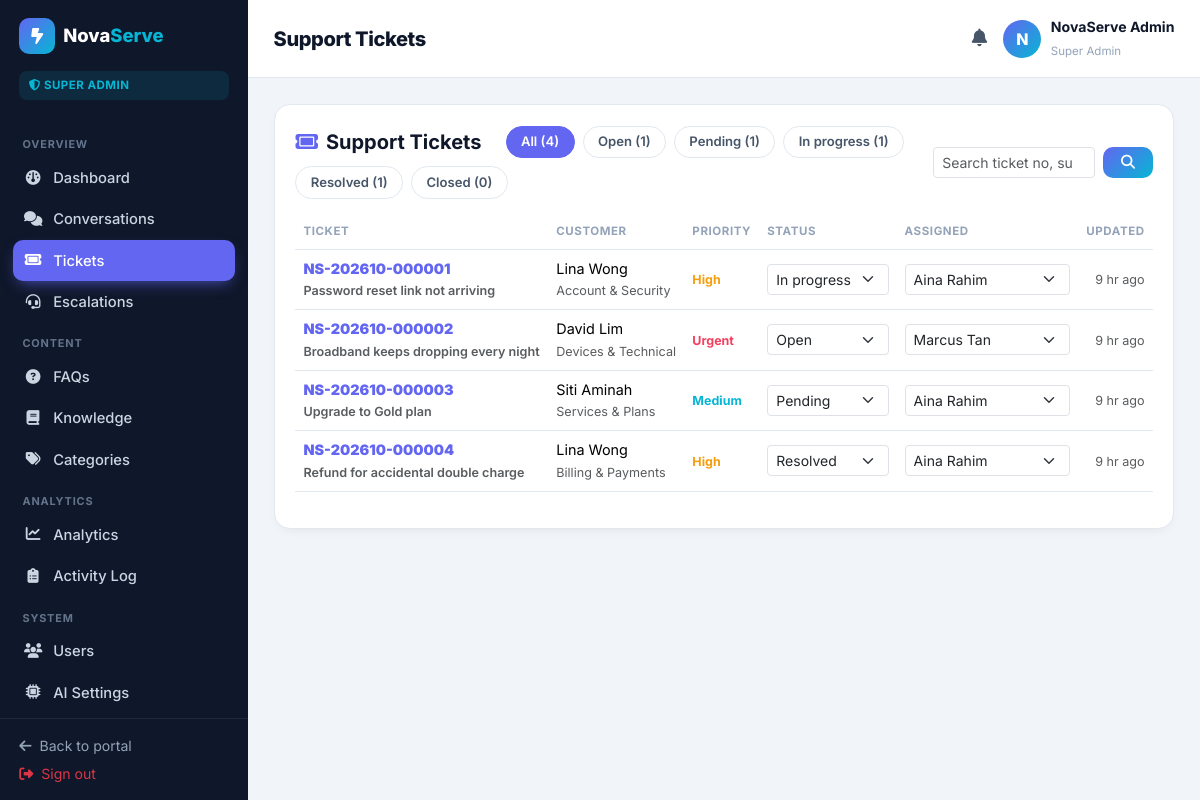
Screenshot of /admin/tickets.php (signed in) with the database file from the repository.
### tables this page shows
CREATE TABLE users (
  id            INT UNSIGNED AUTO_INCREMENT PRIMARY KEY,
  role          ENUM('super_admin','staff','content_mgr','customer') NOT NULL DEFAULT 'customer',
  name          VARCHAR(120) NOT NULL,
  email         VARCHAR(160) NOT NULL UNIQUE,
  phone         VARCHAR(40)  NULL,
  password      VARCHAR(255) NOT NULL,
  status        ENUM('active','disabled','pending') NOT NULL DEFAULT 'active',
  last_login_at DATETIME NULL,
  created_at    DATETIME NOT NULL DEFAULT CURRENT_TIMESTAMP,
  updated_at    DATETIME NOT NULL DEFAULT CURRENT_TIMESTAMP ON UPDATE CURRENT_TIMESTAMP,
  INDEX idx_users_role (role),
  INDEX idx_users_status (status)
);

CREATE TABLE support_tickets (
  id             INT UNSIGNED AUTO_INCREMENT PRIMARY KEY,
  ticket_no      VARCHAR(40) NOT NULL UNIQUE,
  customer_id    INT UNSIGNED NOT NULL,
  subject        VARCHAR(200) NOT NULL,
  category_id    INT UNSIGNED NULL,
  description    TEXT NOT NULL,
  priority       ENUM('low','medium','high','urgent') NOT NULL DEFAULT 'medium',
  status         ENUM('open','pending','in_progress','resolved','closed') NOT NULL DEFAULT 'open',
  assigned_to    INT UNSIGNED NULL,
  created_at     DATETIME NOT NULL DEFAULT CURRENT_TIMESTAMP,
  updated_at     DATETIME NOT NULL DEFAULT CURRENT_TIMESTAMP ON UPDATE CURRENT_TIMESTAMP,
  CONSTRAINT fk_tick_customer FOREIGN KEY (customer_id) REFERENCES users(id) ON DELETE CASCADE,
  CONSTRAINT fk_tick_assigned FOREIGN KEY (assigned_to) REFERENCES users(id) ON DELETE SET NULL,
  CONSTRAINT fk_tick_cat FOREIGN KEY (category_id) REFERENCES categories(id) ON DELETE SET NULL,
  INDEX idx_tick_status (status),
  INDEX idx_tick_customer (customer_id)
);

CREATE TABLE categories (
  id       INT UNSIGNED AUTO_INCREMENT PRIMARY KEY,
  name     VARCHAR(120) NOT NULL UNIQUE,
  scope    ENUM('faq','knowledge','both') NOT NULL DEFAULT 'both',
  sort     INT NOT NULL DEFAULT 0,
  is_active TINYINT(1) NOT NULL DEFAULT 1,
  created_at DATETIME NOT NULL DEFAULT CURRENT_TIMESTAMP
);

### includes/bootstrap.php (called while the page is built, shortened)
<?php
require_once __DIR__ . '/../config/db.php';
function app_base(): string
{
    if (defined('APP_URL') && APP_URL !== '') {
        return APP_URL;
    }
    $script = str_replace('\\', '/', dirname($_SERVER['SCRIPT_NAME'] ?? '/'));
    return rtrim($script, '/');
}

### includes/helpers.php (called while the page is built, shortened)
<?php
require_once __DIR__ . '/bootstrap.php';
function e(?string $value): string
{
    return htmlspecialchars((string) $value, ENT_QUOTES | ENT_SUBSTITUTE, 'UTF-8');
}
function url(string $path = ''): string
{
    $base = rtrim(app_base(), '/');
    return $base . '/' . $path;
}
function time_ago(?string $ts): string
{
    $diff = time() - strtotime($ts);
    if ($diff < 86400) return floor($diff / 3600) . ' hr ago';
    return fmt_date($ts, 'd M Y H:i');
}

### config/db.php (called while the page is built, shortened)
<?php
function db(): PDO
{
    static $pdo = null;
    if ($pdo instanceof PDO) {
        return $pdo;
    }
    $cfgFile = __DIR__ . '/install_config.php';
    if (is_file($cfgFile)) {
        $cfg = require $cfgFile;
        $host = $cfg['db_host'] ?? DB_HOST;
        $port = $cfg['db_port'] ?? DB_PORT;
        $name = $cfg['db_name'] ?? DB_NAME;
        $user = $cfg['db_user'] ?? DB_USER;
        $pass = $cfg['db_pass'] ?? DB_PASS;
    } else {
        $host = DB_HOST;
        $port = DB_PORT;
        $name = DB_NAME;
        $user = DB_USER;
        $pass = DB_PASS;
    }
    $dsn = "mysql:host={$host};port={$port};dbname={$name};charset=utf8mb4";
    try {
        $pdo = new PDO($dsn, $user, $pass, [
            PDO::ATTR_ERRMODE            => PDO::ERRMODE_EXCEPTION,
            PDO::ATTR_DEFAULT_FETCH_MODE => PDO::FETCH_ASSOC,
            PDO::ATTR_EMULATE_PREPARES   => false,
        ]);
    } catch (PDOException $e) {
        error_log('DB connection failed: ' . $e->getMessage());
        http_response_code(500);
        if (APP_DEBUG) {
            exit('Database connection failed: ' . htmlspecialchars($e->getMessage()));
        }
        exit('Something went wrong. Please try again later.');
    }
    return $pdo;
}

### includes/auth.php (called while the page is built, shortened)
<?php
require_once __DIR__ . '/helpers.php';
function role_label(string $role): string
{
    return match ($role) {
        'super_admin' => 'Super Admin',
        'staff'       => 'Support Staff',
        'content_mgr' => 'Content Manager',
        default       => 'Customer',
    };
}
function current_user(): ?array
{
    static $cached = null;
    if ($cached !== null) {
        return $cached['id'] == $_SESSION['user_id'] ? $cached['row'] : null;
    }
    try {
        $stmt = db()->prepare('SELECT * FROM users WHERE id = :id AND status = "active" LIMIT 1');
        $stmt->execute([':id' => $_SESSION['user_id']]);
        $row = $stmt->fetch() ?: null;
    } catch (Throwable $e) {
        $row = null;
    }
    $cached = ['id' => $_SESSION['user_id'], 'row' => $row];
    return $row;
}
function require_role(string ...$roles): void
{
    $u = current_user();
}

### admin/tickets.php (the view, shortened to what this page needs)
<?php
require_once __DIR__ . '/../includes/auth.php';
require_role('super_admin','staff');
$pageTitle = 'Support Tickets';
$pdo = db();
$q = trim($_GET['q'] ?? '');
$statusFilter = in_array($_GET['status'] ?? '', ['open','pending','in_progress','resolved','closed'], true) ? $_GET['status'] : '';
$staff = $pdo->query("SELECT id, name FROM users WHERE role IN ('staff','super_admin') AND status = 'active' ORDER BY name")->fetchAll();
$sql = 'SELECT t.*, u.name AS customer_name, u2.name AS assigned_name, c.name AS category_name,
               (SELECT COUNT(*) FROM ticket_messages tm WHERE tm.ticket_id = t.id AND tm.is_internal = 0) AS msg_count
        FROM support_tickets t
        LEFT JOIN users u ON u.id = t.customer_id
        LEFT JOIN users u2 ON u2.id = t.assigned_to
        LEFT JOIN categories c ON c.id = t.category_id
        WHERE 1=1';
$params = [];
$sql .= ' ORDER BY t.updated_at DESC LIMIT 200';
$stmt = $pdo->prepare($sql); $stmt->execute($params);
$tickets = $stmt->fetchAll();
$counts = ['all' => 0];
foreach ($pdo->query('SELECT status, COUNT(*) c FROM support_tickets GROUP BY status')->fetchAll() as $r) {
    $counts[$r['status']] = (int)$r['c']; $counts['all'] += (int)$r['c'];
}
require __DIR__ . '/../includes/admin_header.php';
?>
<div class="ns-admin-row">
  <div class="ns-card flex-fill">
    <div class="ns-card-head">
      <div class="d-flex flex-wrap gap-2 align-items-center">
        <h5 class="me-3"><i class="fa-solid fa-ticket me-2"></i>Support Tickets</h5>
        <a class="ns-filter-chip <?= $statusFilter==='' ? 'is-active' : '' ?>" href="<?= url('admin/tickets.php') ?>">All (<?= $counts['all'] ?>)</a>
        <?php foreach (['open','pending','in_progress','resolved','closed'] as $s): ?>
          <a class="ns-filter-chip <?= $statusFilter===$s ? 'is-active' : '' ?>" href="<?= url('admin/tickets.php?status=' . $s) ?>"><?= e(ucfirst(str_replace('_',' ',$s))) ?> (<?= $counts[$s] ?? 0 ?>)</a>
        <?php endforeach; ?>
      </div>
      <form method="get" class="d-flex gap-2">
        <input type="search" name="q" class="form-control form-control-sm" placeholder="Search ticket no, subject, customer…" value="<?= e($q) ?>">
        <button class="btn btn-sm ns-btn-cta" type="submit"><i class="fa-solid fa-magnifying-glass"></i></button>
      </form>
    </div>
    <div class="table-responsive">
      <table class="table ns-admin-table">
        <thead><tr><th>Ticket</th><th>Customer</th><th>Priority</th><th>Status</th><th>Assigned</th><th class="text-end">Updated</th></tr></thead>
        <tbody>
          <?php foreach ($tickets as $t): ?>
          <tr>
            <td><a class="ns-link" href="<?= url('admin/ticket_view.php?id=' . $t['id']) ?>"><strong><?= e($t['ticket_no']) ?></strong><br><small class="text-muted"><?= e($t['subject']) ?></small></a></td>
            <td><?= e($t['customer_name'] ?: '—') ?><br><small class="text-muted"><?= e($t['category_name'] ?: 'General') ?></small></td>
            <td><span class="prio-<?= $t['priority'] ?>"><?= e(ucfirst($t['priority'])) ?></span></td>
            <td>
              <form method="post" class="d-flex gap-1">
                <select name="status" class="form-select form-select-sm ns-status-sel" onchange="this.form.submit()">
                  <?php foreach (['open','pending','in_progress','resolved','closed'] as $s): ?><option value="<?= $s ?>" <?= $t['status']===$s?'selected':'' ?>><?= e(ucfirst(str_replace('_',' ',$s))) ?></option><?php endforeach; ?>
                </select>
              </form>
            </td>
            <td>
              <form method="post" class="d-flex gap-1">
                <select name="assigned_to" class="form-select form-select-sm" onchange="this.form.submit()">
                  <?php foreach ($staff as $s): ?><option value="<?= $s['id'] ?>" <?= (int)$t['assigned_to']===(int)$s['id']?'selected':'' ?>><?= e($s['name']) ?></option><?php endforeach; ?>
                </select>
              </form>
            </td>
            <td class="text-end"><small class="text-muted"><?= time_ago($t['updated_at']) ?></small></td>
          </tr>
          <?php endforeach; ?>
        </tbody>
      </table>
    </div>
  </div>
</div>
<?php require __DIR__ . '/../includes/admin_footer.php'; ?>

### includes/admin_header.php (shortened to what this page needs)
<?php
require_once __DIR__ . '/auth.php';
$u = current_user();
$pageTitle = $pageTitle ?? 'Dashboard';
$active = basename($_SERVER['SCRIPT_NAME']);
$nav = [
    'Overview' => [
        ['index.php','Dashboard','fa-gauge'],
        ['conversations.php','Conversations','fa-comments'],
        ['tickets.php','Tickets','fa-ticket'],
        ['escalations.php','Escalations','fa-headset'],
    ],
    'Content' => [
        ['faqs.php','FAQs','fa-circle-question'],
        ['knowledge.php','Knowledge','fa-book'],
        ['categories.php','Categories','fa-tags'],
    ],
    'Analytics' => [
        ['analytics.php','Analytics','fa-chart-line'],
        ['logs.php','Activity Log','fa-clipboard-list'],
    ],
];
if (in_array($u['role'], ['super_admin'], true)) {
    $nav['System'] = [
        ['users.php','Users','fa-users'],
        ['ai_settings.php','AI Settings','fa-microchip'],
        ['settings.php','System Settings','fa-gear'],
        ['notifications.php','Notifications','fa-bell'],
    ];
}
if (in_array($u['role'], ['content_mgr','super_admin'], true)) {
    $nav['Content'] = array_merge($nav['Content'], []);
}
?>
<!doctype html>
<html lang="en"><head>
<link href="https://cdn.jsdelivr.net/npm/bootstrap@5.3.3/dist/css/bootstrap.min.css" rel="stylesheet">
<link href="https://cdnjs.cloudflare.com/ajax/libs/font-awesome/6.5.1/css/all.min.css" rel="stylesheet">
<link href="<?= url('assets/css/admin.css') ?>" rel="stylesheet">
</head>
<body class="ns-admin">
<div class="ns-admin-shell">
  <aside class="ns-admin-side">
    <div class="ns-admin-brand">
      <span class="ns-brand-mark"><i class="fa-solid fa-bolt-lightning"></i></span>
      <span class="ns-brand-text">Nova<span>Serve</span></span>
    </div>
    <div class="ns-admin-role-badge"><i class="fa-solid fa-shield-halved"></i> <?= e(role_label($u['role'])) ?></div>
    <nav class="ns-admin-nav">
      <?php foreach ($nav as $group => $items): ?>
        <div class="ns-nav-group"><?= e($group) ?></div>
        <?php foreach ($items as $item):
          [$file, $label, $ico] = $item;
          $isActive = ($active === $file) || ($file === 'index.php' && $active === 'admin.php');
        ?>
        <a class="ns-admin-link <?= $isActive ? 'is-active' : '' ?>" href="<?= url('admin/' . $file) ?>">
          <i class="fa-solid <?= e($ico) ?>"></i> <?= e($label) ?>
        </a>
        <?php endforeach; ?>
      <?php endforeach; ?>
    </nav>
    <div class="ns-admin-side-foot">
      <a href="<?= url('index.php') ?>"><i class="fa-solid fa-arrow-left me-1"></i> Back to portal</a>
      <a href="<?= url('logout.php') ?>" class="text-danger"><i class="fa-solid fa-right-from-bracket me-1"></i> Sign out</a>
    </div>
  </aside>
  <main class="ns-admin-main">
    <header class="ns-admin-topbar">
      <div class="d-flex align-items-center gap-3">
        <h1 class="ns-admin-title mb-0"><?= e($pageTitle) ?></h1>
      </div>
      <div class="d-flex align-items-center gap-3">
        <a class="ns-admin-bell" href="<?= url('admin/notifications.php') ?>" title="Notifications">
          <i class="fa-solid fa-bell"></i>
        </a>
        <div class="ns-admin-user">
          <span class="ns-avatar"><?= e(ucwords(explode(' ', $u['name'])[0])[0]) ?></span>
          <div class="ns-admin-user-meta"><strong><?= e($u['name']) ?></strong><small><?= e(role_label($u['role'])) ?></small></div>
        </div>
      </div>
    </header>
    <div class="ns-admin-content">

### rows the page displays
users: role "SUPER ADMIN", name "N", name "NovaServe Admin", role "Super Admin"
support_tickets: customer "4", id "1", ticket_no "NS-202610-000001", subject "Password reset link not arriving", customer.name "Lina Wong", category.name "Account & Security", priority "High", status "In progress", assigned_to "Aina Rahim", updated_at "9 hr ago"
support_tickets: ticket_no "NS-202610-000002", subject "Broadband keeps dropping every night", customer.name "David Lim", category.name "Devices & Technical", priority "Urgent", status "Open", assigned_to "Marcus Tan", updated_at "9 hr ago"
support_tickets: ticket_no "NS-202610-000003", subject "Upgrade to Gold plan", customer.name "Siti Aminah", category.name "Services & Plans", priority "Medium", status "Pending", assigned_to "Aina Rahim", updated_at "9 hr ago"
support_tickets: ticket_no "NS-202610-000004", subject "Refund for accidental double charge", customer.name "Lina Wong", category.name "Billing & Payments", priority "High", status "Resolved", assigned_to "Aina Rahim", updated_at "9 hr ago"

### other values shown
$group "OVERVIEW"
$label "Dashboard"
$label "Conversations"
$label "Tickets"
$label "Escalations"
$group "CONTENT"
$label "FAQs"
$label "Knowledge"
$label "Categories"
$group "ANALYTICS"
$label "Analytics"
$label "Activity Log"
$group "SYSTEM"
$label "Users"
$label "AI Settings"
